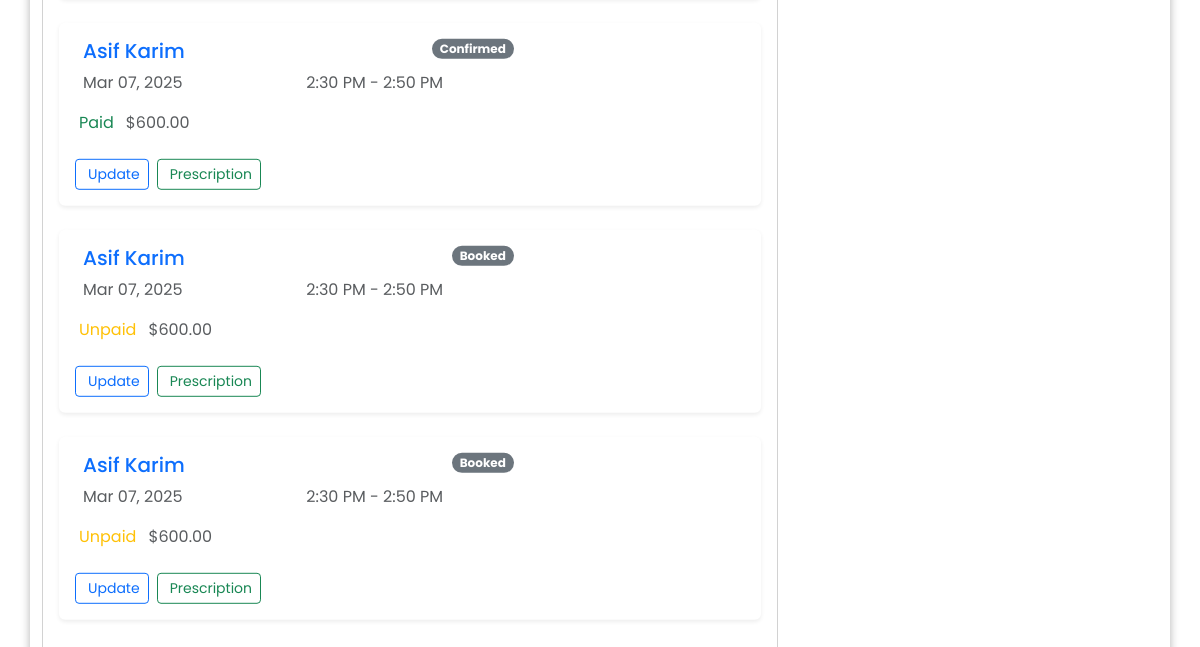
Before: /today_appointments/1/ (signed in, lower part) with the older database file.
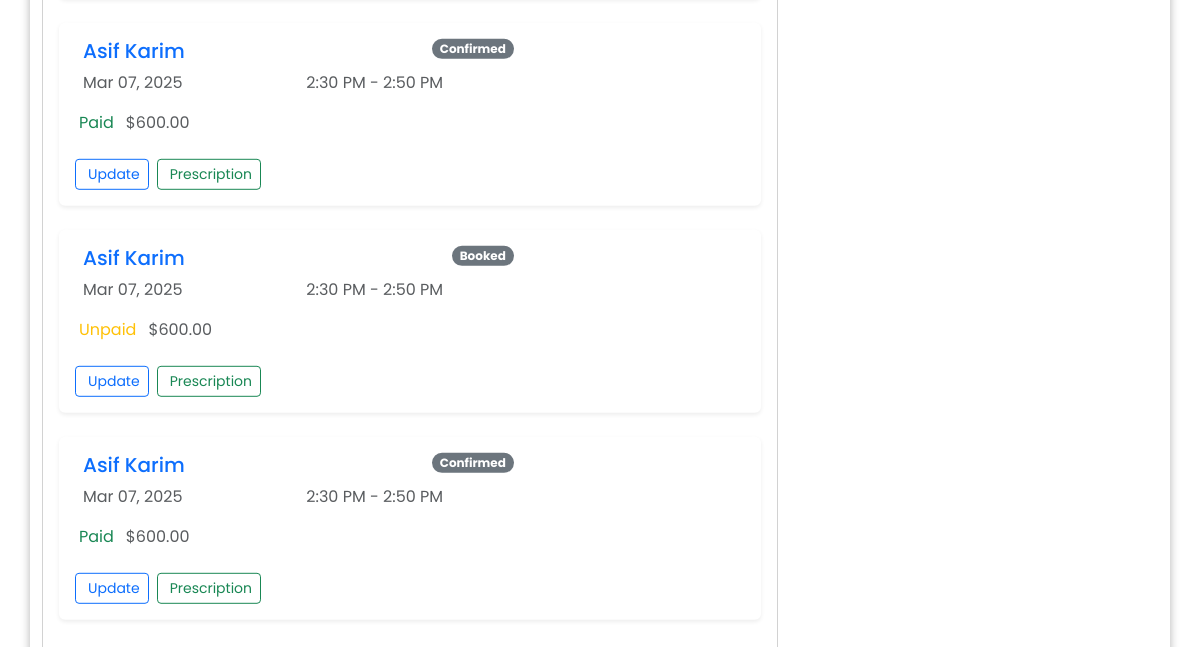
After: the same page with the newer database file.
### hospital/models.py (models this page shows, shortened)
class Appointment(models.Model):
    APPOINTMENT_STATUS_CHOICES = (
        ('booked', 'Booked'),
        ('confirmed', 'Confirmed'),
        ('completed', 'Completed'),
        ('canceled', 'Canceled')
    )
    patient = models.ForeignKey(Patient, on_delete=models.CASCADE, related_name='appointments')
    slot = models.ForeignKey(AppointmentSlot, on_delete=models.CASCADE)
    status = models.CharField(max_length=20, choices=APPOINTMENT_STATUS_CHOICES, default='booked')
    consultation_fee = models.DecimalField(max_digits=10, decimal_places=2)
    start_time = models.TimeField()
    end_time = models.TimeField()
    payment_status = models.BooleanField(default=False)
    payment_timestamp = models.DateTimeField(null=True, blank=True)
    transaction_id = models.CharField(max_length=255, unique=True, blank=True, null=True)

class Patient(models.Model):
    user = models.OneToOneField(User, on_delete=models.CASCADE, related_name='patient')
    date_of_birth = models.DateField(null=True, blank=True)
    blood_group = models.CharField(max_length=250, null=True, blank=True)
    gender = models.CharField(max_length=10, choices=[
        ('male', 'Male'),
        ('female', 'Female'),
        ('other', 'Other')
    ])
    medical_history = models.TextField(blank=True)
    last_checkup = models.DateField(null=True, blank=True)

class User(AbstractUser):
    USER_TYPE_CHOICES = (
        ('admin', 'Admin'),
        ('doctor', 'Doctor'),
        ('patient', 'Patient')
    )
    user_type = models.CharField(max_length=10, choices=USER_TYPE_CHOICES)
    phone_number = models.CharField(max_length=15, blank=True, null=True)
    groups = models.ManyToManyField(
        'auth.Group',
        verbose_name='groups',
        blank=True,
        help_text='The groups this user belongs to. A user will get all permissions granted to each of their groups.',
        related_name='custom_user_set',  # Changed from user_set
        related_query_name='custom_user'
    )
    user_permissions = models.ManyToManyField(
        'auth.Permission',
        verbose_name='user permissions',
        blank=True,
        help_text='Specific permissions for this user.',
        related_name='custom_user_set',  # Changed from user_set
        related_query_name='custom_user'
    )

class AppointmentSlot(models.Model):
    doctor = models.ForeignKey(Doctor, on_delete=models.CASCADE, related_name='appointment_slots')
    room = models.IntegerField(default=101)
    day = models.OneToOneField(Day, on_delete=models.CASCADE)
    start_time = models.TimeField()
    end_time = models.TimeField()
    date = models.DateField()
    decider1 = models.TimeField(default=time(0, 0))
    decider2 = models.TimeField(default=time(0, 10))
    is_available = models.BooleanField(default=True)

### hospital/views.py (the view)
# urls.py: path("today_appointments/<int:doctor_id>/", views.today_appointments, name="today_appointments"),
@doctor_required
def today_appointments(request, doctor_id):
    try:
        appointments = Appointment.objects.filter(slot__doctor__id=doctor_id, slot__date=datetime.today())
    except:
        messages.error(request, "There is no appointments today ")
        return redirect("doctor_dashboard")
    return render(request, "today_appointments.html", {"appointments":appointments})

### templates/today_appointments.html (shortened to what this page needs)
{% extends 'base.html' %}
{% block content %}
<div class="row">
    <div class="col-md-8">
        <div class="card mb-4">
            <div class="card-body">
                {% for appointment in appointments %}
                        {% include 'appointment_card.html' with appointment=appointment %}
                {% empty %}
                    <p class="text-center">No appointments today.</p>
                {% endfor %}
            </div>
        </div>
    </div>
</div>
{% endblock %}

### templates/appointment_card.html (shortened to what this page needs)
<div class="card border-0 shadow-sm mb-4 hover-shadow">
    <div class="card-body p-3">
        <div class="row align-items-center">
            <div class="col-md-8">
                <div class="d-flex flex-column gap-2">
                    <div class="d-flex justify-content-between align-items-start">
                        <h5 class="card-title mb-0 text-primary">
                            {% if user.user_type == 'doctor' %}
                            {{ appointment.patient.user.get_full_name }}
                            {% else %}
                            <i class="bi bi-heart-pulse me-2"></i>Dr. {{ appointment.slot.doctor.user.get_full_name }}
                            {% endif %}
                        </h5>
                        <span class="badge bg-{% if appointment.status == 'CONFIRMED' %}success{% else %}secondary{% endif %} rounded-pill">
                            {{ appointment.status|title }}
                        </span>
                    </div>
                    <div class="row g-2">
                        <div class="col-6">
                            <div class="d-flex align-items-center gap-2 text-muted">
                                {{ appointment.slot.date|date:"M d, Y" }}
                            </div>
                        </div>
                        <div class="col-6">
                            <div class="d-flex align-items-center gap-2 text-muted">
                                {{ appointment.slot.start_time|time:"g:i A" }} - {{ appointment.slot.end_time|time:"g:i A" }}
                            </div>
                        </div>
                    </div>
                    <div class="d-flex flex-wrap gap-2 mt-2">
                        <div class="d-flex align-items-center gap-1 {% if appointment.payment_status %}text-success{% else %}text-warning{% endif %}">
                            {{ appointment.payment_status|yesno:"Paid,Unpaid" }}
                        </div>
                        <div class="d-flex align-items-center gap-1 text-muted">
                            ${{ appointment.consultation_fee }}
                        </div>
                    </div>
                    <div class="d-flex flex-wrap gap-2 mt-3">
                        {% if user.user_type == "doctor" and user.id == appointment.slot.doctor.user.id %}
                        <a href="{% url 'update_appointment' appointment.id %}"
                           class="btn btn-sm btn-outline-primary d-flex align-items-center gap-1">
                           Update
                        </a>
                        {% endif %}
                        <a href="{% url 'prescription_detail' appointment.id %}"
                           class="btn btn-sm btn-outline-success d-flex align-items-center gap-1">
                           Prescription
                        </a>
                    </div>
                </div>
            </div>
        </div>
    </div>
</div>

Changed rows visible on the page:
changed Appointment (number 3 of 3 on the later page): status "Booked" → "Confirmed"; payment_status "Unpaid" → "Paid"
